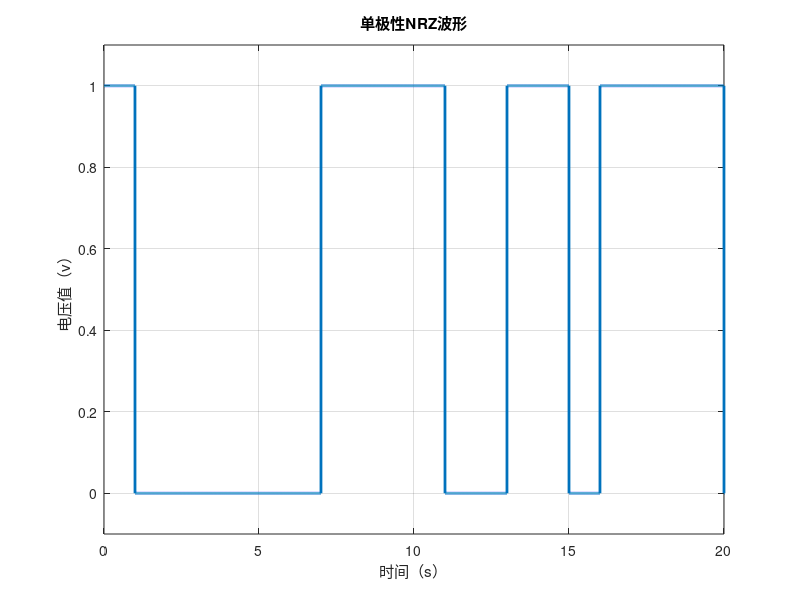
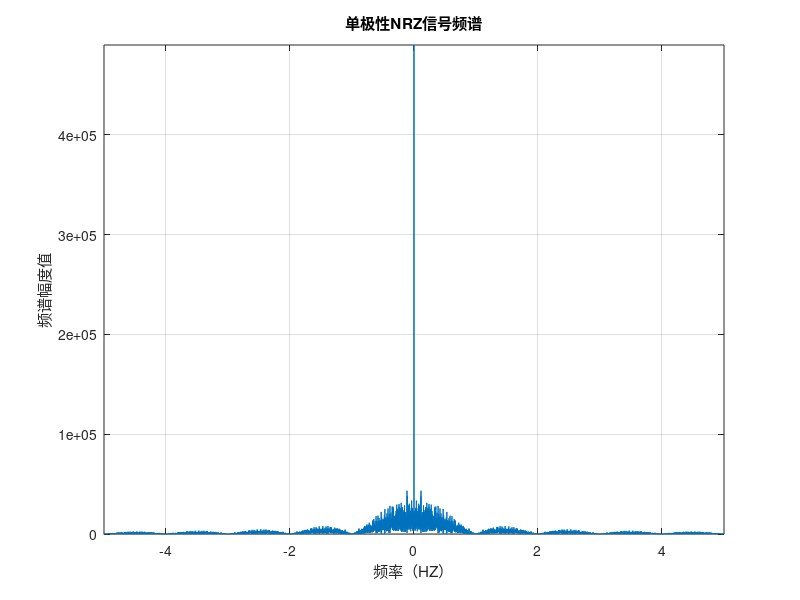
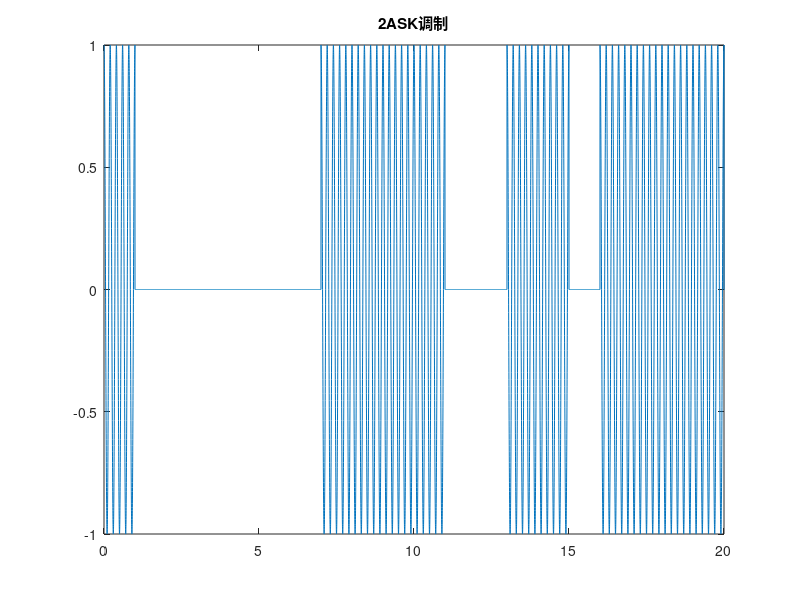
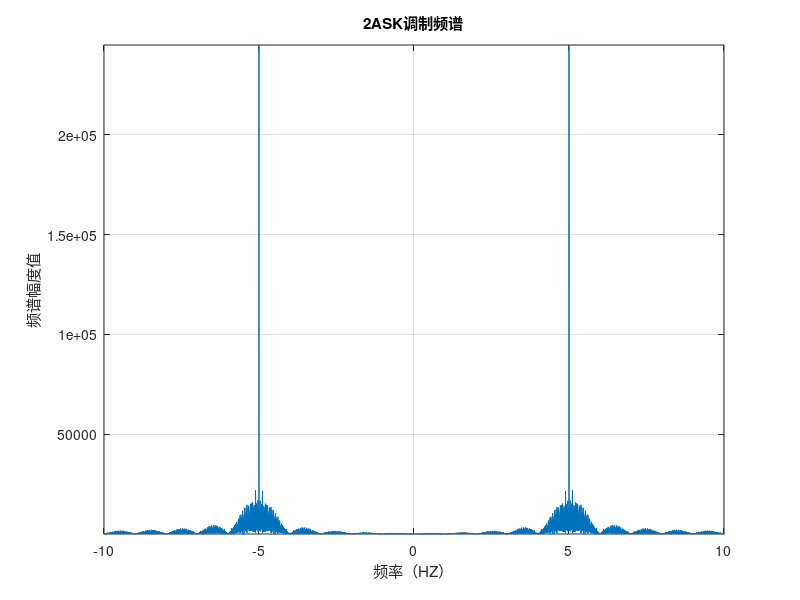

These charts were generated, in order, by the following MATLAB code:
T=1000;
Ts=0.001;
t=Ts:Ts:T;
N=length(t);

Fs=1/Ts;
df=Fs/N;
f=-Fs/2:df:Fs/2-df;
%%%%%%%%%%%%%%%%%%%%%%%%%%%%%%%%%%%%%%%%%%%%%%%%%%%%%%%%%%%%%%
%%%%%%%%%%%%%%%%%%%%%%%%%%%%%%%%%%%%%%%%%%%%%%%%%%%%%%%%%%%%%%
figure(1);
Tsymbol = 1;  %每个码元的持续时间1s（即码元周期为1s）
N_sample = 1000;  %每个码元的采样点数（即采样频率）
N = 1000;  %码元总数
dt = Tsymbol/N_sample;%基带时域信号相邻样点之间的时间间隔
t = 0:dt:(N*N_sample-1)*dt;%产生时间矢量
gt = randint(1,N);    %产生二进制码序列（1000个二进制码）
%以下五行代码将二进制码序列扩充成采样率为1000Hz的基带信号
mt = zeros(N_sample,N);%初始化
for i=1:N_sample
  mt(i,:) = gt;%赋值
end;
mt = reshape(mt,1,N_sample*N);%重组矩阵
plot(t,mt,'LineWidth',2);%绘制两倍粗
axis([0 20 -0.1 1.1]);
grid on;
xlabel('时间（s）');
ylabel('电压值（v）');
title('单极性NRZ波形');%标题
%%%%%%%%%%%%%%%%%%%%%%%%%%%%%%%%%%%%%%%%%%%%%%%%%%%%%%%
figure(2);  %傅里叶变换
fmt=fft(mt);
fmt=fftshift(fmt);
fmt=abs(fmt);
plot(f,fmt);
mins=min(abs(fmt))
maxs=max(abs(fmt))
axis([-5 5 mins maxs]);%
grid on;
xlabel('频率（HZ）');
ylabel('频谱幅度值');
title('单极性NRZ信号频谱');
%%%%%%%%%%%%%%%%%%%%%%%%%%%%%%%%%%%%%%%%%%%%%%%%%%%%%%%%%%
%%%%%%%%%%%%%%%%%%%%%%%%%%%%%%%%%%%%%%%%%%%%%%%%%%%%%%%%%
figure(3);
% for i = 1:20
%     ASK(i) = mt(i)*sin(pi *i);
% end
si = cos(pi*10*t); %产生一个另外的信号 
ASK = mt.*si;  %合成得ASK
plot(t,ASK); %绘制
axis([0 20 -1 1]);
title('2ASK调制');
%%%%%%%%%%%%%%%%%%%%%%%%%%%%%%%%%%%%%%%%%%%%%%%%%%%%%%%%%
figure(4);  %傅里叶变换
Askf=fft(ASK);
Askf=fftshift(Askf);
Askf=abs(Askf);
plot(f,Askf);
mins=min(abs(Askf))
maxs=max(abs(Askf))
axis([-10 10 mins maxs]);%
grid on;
xlabel('频率（HZ）');
ylabel('频谱幅度值');
title('2ASK调制频谱');
%%%%%%%%%%%%%%%%%%%%%%%%%%%%%%%%%%%%%%%%%%%%%%%%%%%%%%%%%%
%%%%%%%%%%%%%%%%%%%%%%%%%%%%%%%%%%%%%%%%%%%%%%%%%%%%%%%%%
figure(5);
% for i = 1:
%     ASK(i) = mt(i)*sin(pi *i);
% end
s1 = cos(pi*8*t);
s2 = cos(pi*16*t);
FSK= mt.*s1 + ~mt.*s2;
plot(t,FSK);
axis([0 20 -1 1]);
title('2FSK调制');
%%%%%%%%%%%%%%%%%%%%%%%%%%%%%%%%%%%%%%%%%%%%%%%%%%%%%%%%%
figure(6); %傅里叶变换
Fskf=fft(FSK);
Fskf=fftshift(Fskf);
Fskf=abs(Fskf);
plot(f,Fskf);
mins=min(abs(Fskf))
maxs=max(abs(Fskf))
axis([-10 10 mins maxs]);%
grid on;
xlabel('频率（HZ）');
ylabel('频谱幅度值');
title('2FSK调制频谱');
%%%%%%%%%%%%%%%%%%%%%%%%%%%%%%%%%%%%%%%%%%%%%%%%%%%%%%%%%%
%%%%%%%%%%%%%%%%%%%%%%%%%%%%%%%%%%%%%%%%%%%%%%%%%%%%%%%%%
figure(7);
% for i = 1:
%     ASK(i) = mt(i)*sin(pi *i);
% end
s1 = cos(pi*10*t);
s2 = -cos(pi*10*t);
PSK= mt.*s1 + ~mt.*s2;
plot(t,PSK);
axis([0 20 -1 1]);
title('2PSK调制');
%%%%%%%%%%%%%%%%%%%%%%%%%%%%%%%%%%%%%%%%%%%%%%%%%%%%%%%%%
figure(8);%傅里叶变换
Pskf=fft(PSK);
Pskf=fftshift(Pskf);
Pskf=abs(Pskf);
plot(f,Pskf);
mins=min(abs(Pskf))
maxs=max(abs(Pskf))
axis([-10 10 mins maxs]);%
grid on;
xlabel('频率（HZ）');
ylabel('频谱幅度值');
title('2PSK调制频谱');
%%%%%%%%%%%%%%%%%%%%%%%%%%%%%%%%%%%%%%%%%%%%%%%%%%%%%%%%%%
%%%%%%%%%%%%%%%%%%%%%%%%%%%%%%%%%%%%%%%%%%%%%%%%%%%%%%%%%
